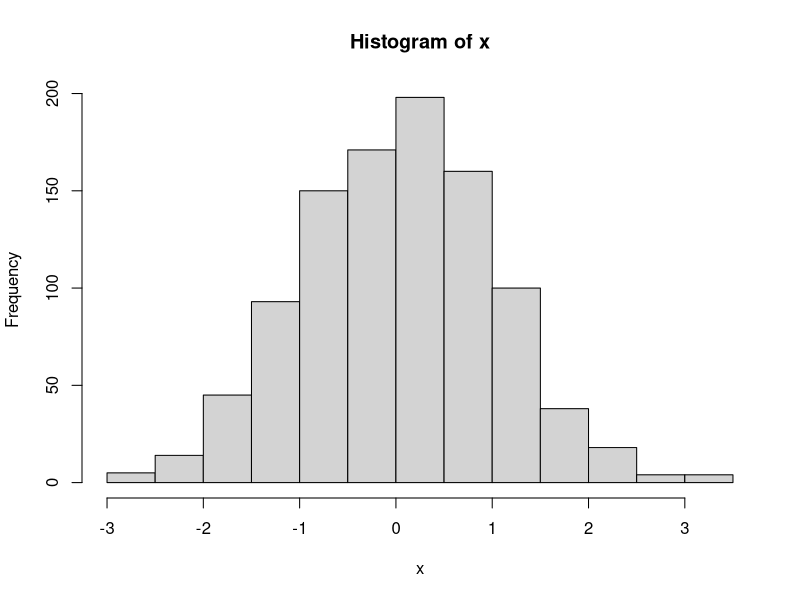
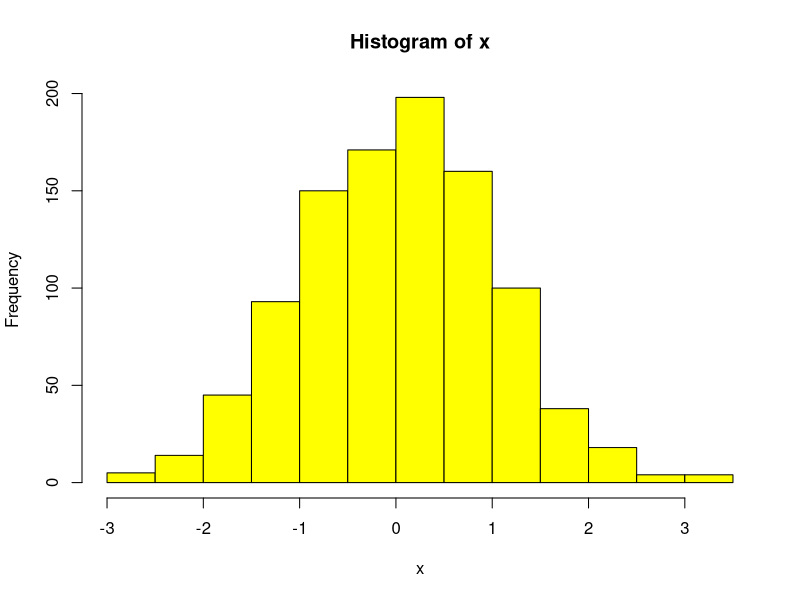
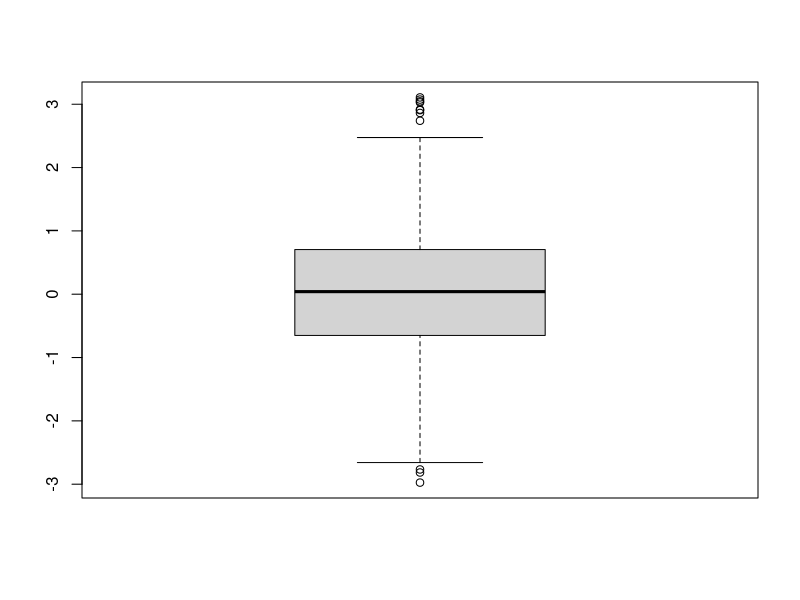

R code for these plots, in order:
x<-rnorm(1000)
hist(x)
#Se selecciona desde pdf para que se crea y se ocupa el comando dev.off() 
#para parar lo que se envia en el archivo pdf
pdf("03_resultados/histograma.pdf")
hist(x,col="yellow")
boxplot(x)
dev.off()
